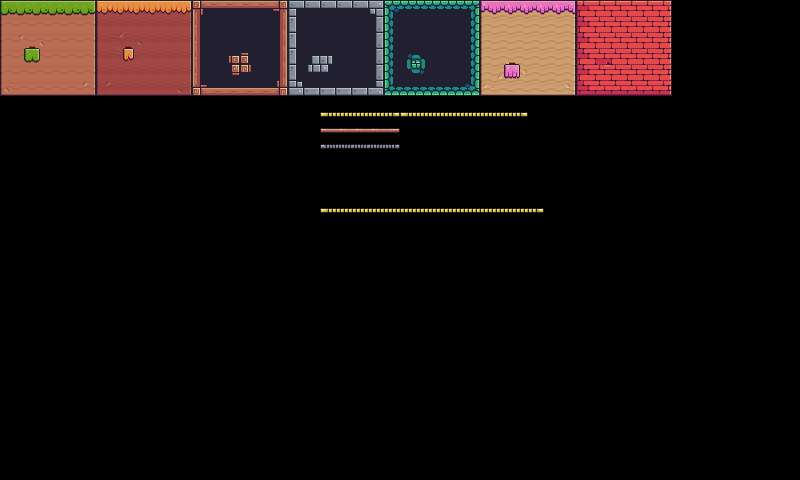

The image is a tile-based game level rendered from a .tmx file. Its description and source (layers, tilesets, objects; grid data summarised) follow:
An orthogonal 50x30 tile map with 16x16 px tiles, 1 tile layer (Tile Layer 1).

<map version="1.5" tiledversion="1.7.2" orientation="orthogonal" renderorder="right-down" width="50" height="30" tilewidth="16" tileheight="16" infinite="0" nextlayerid="3" nextobjectid="1">
 <tileset firstgid="1" name="Terrain (16x16)" tilewidth="16" tileheight="16" tilecount="242" columns="22">
  <image source="Terrain (16x16) 1.png" width="352" height="176" />
  <wangsets>
   <wangset name="CornerSet" type="corner" tile="-1">
    <wangcolor name="grid4" color="#ff0000" tile="6" probability="1" />
    <wangcolor name="grid5" color="#00ff00" tile="94" probability="1" />
    <wangcolor name="grid6" color="#0000ff" tile="182" probability="1" />
    <wangcolor name="grid1" color="#ff7700" tile="0" probability="1" />
    <wangcolor name="grid2" color="#00e9ff" tile="88" probability="1" />
    <wangcolor name="grid3" color="#ff00d8" tile="176" probability="1" />
    <wangcolor name="grid7" color="#ffff00" tile="105" probability="1" />
    <wangtile tileid="0" wangid="0,0,0,4,0,0,0,0" />
    <wangtile tileid="1" wangid="0,0,0,4,0,4,0,0" />
    <wangtile tileid="2" wangid="0,0,0,0,0,4,0,0" />
    <wangtile tileid="3" wangid="0,4,0,0,0,4,0,4" />
    <wangtile tileid="4" wangid="0,4,0,4,0,0,0,4" />
    <wangtile tileid="6" wangid="0,0,0,1,0,0,0,0" />
    <wangtile tileid="7" wangid="0,0,0,1,0,1,0,0" />
    <wangtile tileid="8" wangid="0,0,0,0,0,1,0,0" />
    <wangtile tileid="9" wangid="0,1,0,0,0,1,0,1" />
    <wangtile tileid="10" wangid="0,1,0,1,0,0,0,1" />
    <wangtile tileid="22" wangid="0,4,0,4,0,0,0,0" />
    <wangtile tileid="23" wangid="0,4,0,4,0,4,0,4" />
    <wangtile tileid="24" wangid="0,0,0,0,0,4,0,4" />
    <wangtile tileid="25" wangid="0,0,0,4,0,4,0,4" />
    <wangtile tileid="26" wangid="0,4,0,4,0,4,0,0" />
    <wangtile tileid="28" wangid="0,1,0,1,0,0,0,0" />
    <wangtile tileid="29" wangid="0,1,0,1,0,1,0,1" />
    <wangtile tileid="30" wangid="0,0,0,0,0,1,0,1" />
    <wangtile tileid="31" wangid="0,0,0,1,0,1,0,1" />
    <wangtile tileid="32" wangid="0,1,0,1,0,1,0,0" />
    <wangtile tileid="44" wangid="0,4,0,0,0,0,0,0" />
    <wangtile tileid="45" wangid="0,4,0,0,0,0,0,4" />
    <wangtile tileid="46" wangid="0,0,0,0,0,0,0,4" />
    <wangtile tileid="50" wangid="0,1,0,0,0,0,0,0" />
    <wangtile tileid="51" wangid="0,1,0,0,0,0,0,1" />
    <wangtile tileid="52" wangid="0,0,0,0,0,0,0,1" />
    <wangtile tileid="88" wangid="0,0,0,5,0,0,0,0" />
    <wangtile tileid="89" wangid="0,0,0,5,0,5,0,0" />
    <wangtile tileid="90" wangid="0,0,0,0,0,5,0,0" />
    <wangtile tileid="91" wangid="0,5,0,0,0,5,0,5" />
    <wangtile tileid="92" wangid="0,5,0,5,0,0,0,5" />
    <wangtile tileid="94" wangid="0,0,0,2,0,0,0,0" />
    <wangtile tileid="95" wangid="0,0,0,2,0,2,0,0" />
    <wangtile tileid="96" wangid="0,0,0,0,0,2,0,0" />
    <wangtile tileid="97" wangid="0,2,0,0,0,2,0,2" />
    <wangtile tileid="98" wangid="0,2,0,2,0,0,0,2" />
    <wangtile tileid="105" wangid="0,0,0,7,0,0,0,0" />
    <wangtile tileid="106" wangid="0,0,0,7,0,7,0,0" />
    <wangtile tileid="107" wangid="0,0,0,0,0,7,0,0" />
    <wangtile tileid="108" wangid="0,7,0,0,0,7,0,7" />
    <wangtile tileid="109" wangid="0,7,0,7,0,0,0,7" />
    <wangtile tileid="110" wangid="0,5,0,5,0,0,0,0" />
    <wangtile tileid="111" wangid="0,5,0,5,0,5,0,5" />
    <wangtile tileid="112" wangid="0,0,0,0,0,5,0,5" />
    <wangtile tileid="113" wangid="0,0,0,5,0,5,0,5" />
    <wangtile tileid="114" wangid="0,5,0,5,0,5,0,0" />
    <wangtile tileid="116" wangid="0,2,0,2,0,0,0,0" />
    <wangtile tileid="117" wangid="0,2,0,2,0,2,0,2" />
    <wangtile tileid="118" wangid="0,0,0,0,0,2,0,2" />
    <wangtile tileid="119" wangid="0,0,0,2,0,2,0,2" />
    <wangtile tileid="120" wangid="0,2,0,2,0,2,0,0" />
    <wangtile tileid="127" wangid="0,7,0,7,0,0,0,0" />
    <wangtile tileid="128" wangid="0,7,0,7,0,7,0,7" />
    <wangtile tileid="129" wangid="0,0,0,0,0,7,0,7" />
    <wangtile tileid="130" wangid="0,0,0,7,0,7,0,7" />
    <wangtile tileid="131" wangid="0,7,0,7,0,7,0,0" />
    <wangtile tileid="132" wangid="0,5,0,0,0,0,0,0" />
    <wangtile tileid="133" wangid="0,5,0,0,0,0,0,5" />
    <wangtile tileid="134" wangid="0,0,0,0,0,0,0,5" />
    <wangtile tileid="138" wangid="0,2,0,0,0,0,0,0" />
    <wangtile tileid="139" wangid="0,2,0,0,0,0,0,2" />
    <wangtile tileid="140" wangid="0,0,0,0,0,0,0,2" />
    <wangtile tileid="149" wangid="0,7,0,0,0,0,0,0" />
    <wangtile tileid="150" wangid="0,7,0,0,0,0,0,7" />
    <wangtile tileid="151" wangid="0,0,0,0,0,0,0,7" />
    <wangtile tileid="176" wangid="0,0,0,6,0,0,0,0" />
    <wangtile tileid="177" wangid="0,0,0,6,0,6,0,0" />
    <wangtile tileid="178" wangid="0,0,0,0,0,6,0,0" />
    <wangtile tileid="179" wangid="0,6,0,0,0,6,0,6" />
    <wangtile tileid="180" wangid="0,6,0,6,0,0,0,6" />
    <wangtile tileid="182" wangid="0,0,0,3,0,0,0,0" />
    <wangtile tileid="183" wangid="0,0,0,3,0,3,0,0" />
    <wangtile tileid="184" wangid="0,0,0,0,0,3,0,0" />
    <wangtile tileid="185" wangid="0,3,0,0,0,3,0,3" />
    <wangtile tileid="186" wangid="0,3,0,3,0,0,0,3" />
    <wangtile tileid="198" wangid="0,6,0,6,0,0,0,0" />
    <wangtile tileid="199" wangid="0,6,0,6,0,6,0,6" />
    <wangtile tileid="200" wangid="0,0,0,0,0,6,0,6" />
    <wangtile tileid="201" wangid="0,0,0,6,0,6,0,6" />
    <wangtile tileid="202" wangid="0,6,0,6,0,6,0,0" />
    <wangtile tileid="204" wangid="0,3,0,3,0,0,0,0" />
    <wangtile tileid="205" wangid="0,3,0,3,0,3,0,3" />
    <wangtile tileid="206" wangid="0,0,0,0,0,3,0,3" />
    <wangtile tileid="207" wangid="0,0,0,3,0,3,0,3" />
    <wangtile tileid="208" wangid="0,3,0,3,0,3,0,0" />
    <wangtile tileid="220" wangid="0,6,0,0,0,0,0,0" />
    <wangtile tileid="221" wangid="0,6,0,0,0,0,0,6" />
    <wangtile tileid="222" wangid="0,0,0,0,0,0,0,6" />
    <wangtile tileid="226" wangid="0,3,0,0,0,0,0,0" />
    <wangtile tileid="227" wangid="0,3,0,0,0,0,0,3" />
    <wangtile tileid="228" wangid="0,0,0,0,0,0,0,3" />
   </wangset>
   <wangset name="EdgeSet" type="edge" tile="-1">
    <wangcolor name="edge1" color="#ff0000" tile="18" probability="1" />
    <wangcolor name="edge2" color="#00ff00" tile="40" probability="1" />
    <wangcolor name="edge3" color="#0000ff" tile="62" probability="1" />
    <wangtile tileid="17" wangid="1,0,1,0,0,0,0,0" />
    <wangtile tileid="18" wangid="1,0,1,0,0,0,1,0" />
    <wangtile tileid="19" wangid="1,0,0,0,0,0,1,0" />
    <wangtile tileid="39" wangid="2,0,2,0,0,0,0,0" />
    <wangtile tileid="40" wangid="2,0,2,0,0,0,2,0" />
    <wangtile tileid="41" wangid="2,0,0,0,0,0,2,0" />
    <wangtile tileid="61" wangid="3,0,3,0,0,0,0,0" />
    <wangtile tileid="62" wangid="3,0,3,0,0,0,3,0" />
    <wangtile tileid="63" wangid="3,0,0,0,0,0,3,0" />
   </wangset>
   <wangset name="MIxedSet" type="mixed" tile="-1">
    <wangcolor name="mixed1" color="#ff0000" tile="34" probability="1" />
    <wangcolor name="mixed2" color="#00ff00" tile="122" probability="1" />
    <wangcolor name="mixed3" color="#0000ff" tile="210" probability="1" />
    <wangcolor name="mixed" color="#ff7700" tile="215" probability="1" />
    <wangtile tileid="12" wangid="0,0,1,0,0,0,0,0" />
    <wangtile tileid="13" wangid="0,0,1,0,0,0,1,0" />
    <wangtile tileid="14" wangid="0,0,0,0,0,0,1,0" />
    <wangtile tileid="15" wangid="0,0,0,0,1,0,0,0" />
    <wangtile tileid="34" wangid="1,1,1,1,1,1,1,1" />
    <wangtile tileid="35" wangid="0,0,1,1,1,0,0,0" />
    <wangtile tileid="36" wangid="0,0,0,0,1,1,1,0" />
    <wangtile tileid="37" wangid="1,0,0,0,1,0,0,0" />
    <wangtile tileid="57" wangid="1,1,1,0,0,0,0,0" />
    <wangtile tileid="58" wangid="1,0,0,0,0,0,1,1" />
    <wangtile tileid="59" wangid="1,0,0,0,0,0,0,0" />
    <wangtile tileid="100" wangid="0,0,2,0,0,0,0,0" />
    <wangtile tileid="101" wangid="0,0,2,0,0,0,2,0" />
    <wangtile tileid="102" wangid="0,0,0,0,0,0,2,0" />
    <wangtile tileid="103" wangid="0,0,0,0,2,0,0,0" />
    <wangtile tileid="122" wangid="2,2,2,2,2,2,2,2" />
    <wangtile tileid="123" wangid="0,0,2,2,2,0,0,0" />
    <wangtile tileid="124" wangid="0,0,0,0,2,2,2,0" />
    <wangtile tileid="125" wangid="2,0,0,0,2,0,0,0" />
    <wangtile tileid="145" wangid="2,2,2,0,0,0,0,0" />
    <wangtile tileid="146" wangid="2,0,0,0,0,0,2,2" />
    <wangtile tileid="147" wangid="2,0,0,0,0,0,0,0" />
    <wangtile tileid="188" wangid="0,0,3,0,0,0,0,0" />
    <wangtile tileid="189" wangid="0,0,3,0,0,0,3,0" />
    <wangtile tileid="190" wangid="0,0,0,0,0,0,3,0" />
    <wangtile tileid="191" wangid="0,0,0,0,3,0,0,0" />
    <wangtile tileid="193" wangid="0,0,4,0,0,0,0,0" />
    <wangtile tileid="194" wangid="0,0,4,0,0,0,4,0" />
    <wangtile tileid="195" wangid="0,0,0,0,0,0,4,0" />
    <wangtile tileid="196" wangid="0,0,0,0,4,0,0,0" />
    <wangtile tileid="210" wangid="3,3,3,3,3,3,3,3" />
    <wangtile tileid="211" wangid="0,0,3,3,3,0,0,0" />
    <wangtile tileid="212" wangid="0,0,0,0,3,3,3,0" />
    <wangtile tileid="213" wangid="3,0,0,0,3,0,0,0" />
    <wangtile tileid="215" wangid="4,4,4,4,4,4,4,4" />
    <wangtile tileid="216" wangid="0,0,4,4,4,0,0,0" />
    <wangtile tileid="217" wangid="0,0,0,0,4,4,4,0" />
    <wangtile tileid="218" wangid="4,0,0,0,4,0,0,0" />
    <wangtile tileid="233" wangid="3,3,3,0,0,0,0,0" />
    <wangtile tileid="234" wangid="3,0,0,0,0,0,3,3" />
    <wangtile tileid="235" wangid="3,0,0,0,0,0,0,0" />
    <wangtile tileid="238" wangid="4,4,4,0,0,0,0,0" />
    <wangtile tileid="239" wangid="4,0,0,0,0,0,4,4" />
    <wangtile tileid="240" wangid="4,0,0,0,0,0,0,0" />
   </wangset>
  </wangsets>
 </tileset>
 <layer id="1" name="Tile Layer 1" width="100" height="50">
  <data>[5000 cells, 289 non-empty, 100 distinct tile ids]</data>
 </layer>
</map>
